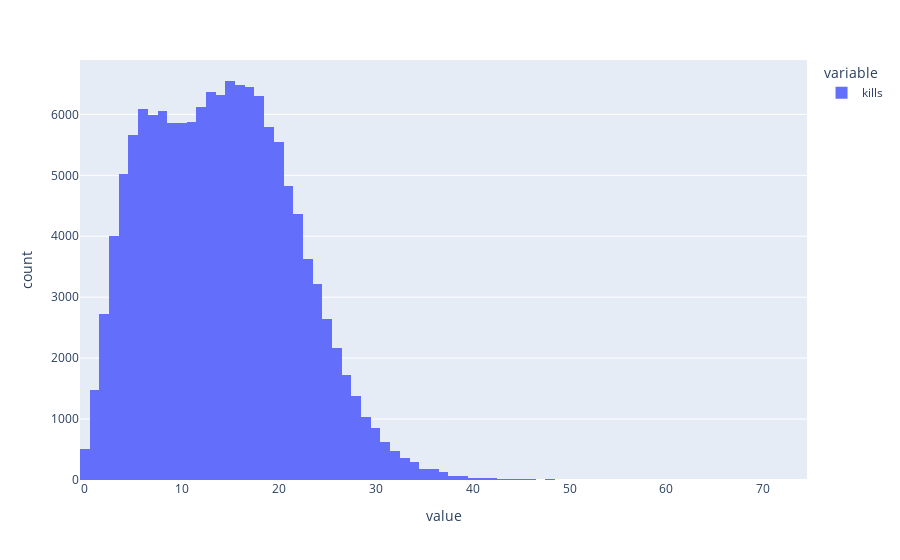

This figure's notebook cell:
### Code cell
univ1= team_vision_data["kills"].plot(kind="hist")

univ1

### Figure 1 — Plotly figure (JSON) as saved in the notebook; plotly's stock layout.template omitted (floating-point values rounded to 4 significant figures; data arrays with more than 128 entries replaced by an {"elided": "..."} marker saying what was removed)
{"data": [{"bingroup": "x", "hovertemplate": "variable=kills<br>value=%{x}<br>count=%{y}<extra></extra>", "legendgroup": "kills", "marker": {"color": "#636efa", "pattern": {"shape": ""}}, "name": "kills", "orientation": "v", "showlegend": true, "type": "histogram", "x": {"elided": "139472 int values"}, "xaxis": "x", "yaxis": "y"}], "layout": {"barmode": "relative", "legend": {"title": {"text": "variable"}, "tracegroupgap": 0}, "margin": {"t": 60}, "xaxis": {"anchor": "y", "domain": [0, 1], "title": {"text": "value"}}, "yaxis": {"anchor": "x", "domain": [0, 1], "title": {"text": "count"}}}}
